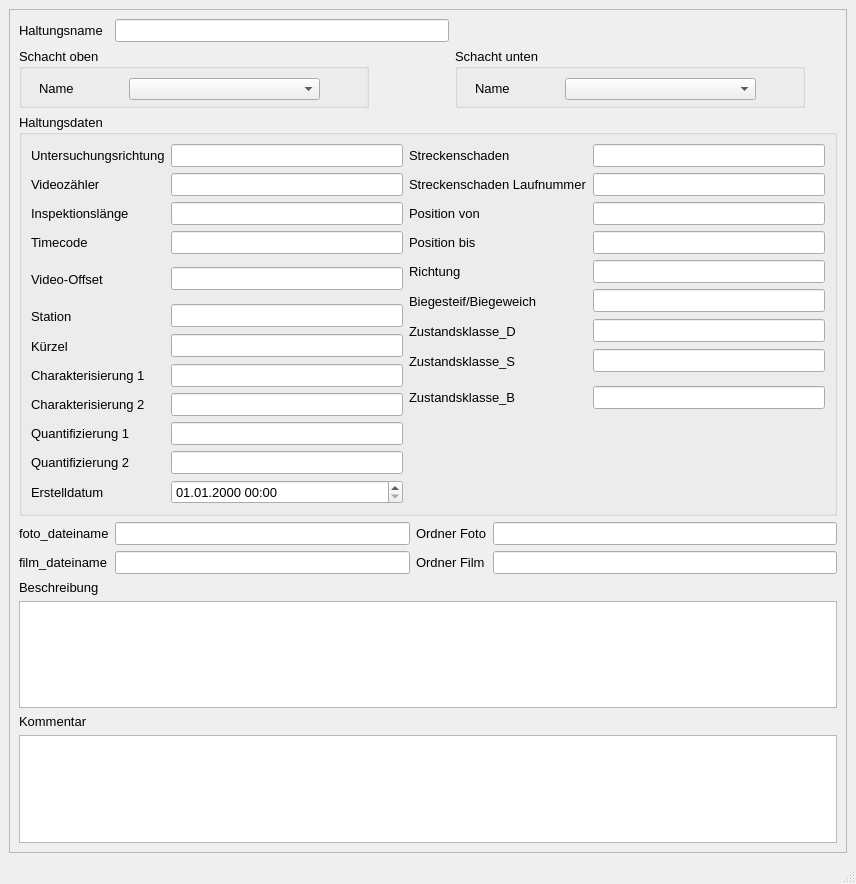
<?xml version="1.0" encoding="UTF-8"?>
<ui version="4.0">
 <class>MainWindow</class>
 <widget class="QMainWindow" name="MainWindow">
  <property name="geometry">
   <rect>
    <x>0</x>
    <y>0</y>
    <width>856</width>
    <height>884</height>
   </rect>
  </property>
  <property name="sizePolicy">
   <sizepolicy hsizetype="Preferred" vsizetype="Preferred">
    <horstretch>0</horstretch>
    <verstretch>0</verstretch>
   </sizepolicy>
  </property>
  <property name="minimumSize">
   <size>
    <width>664</width>
    <height>523</height>
   </size>
  </property>
  <property name="baseSize">
   <size>
    <width>0</width>
    <height>0</height>
   </size>
  </property>
  <property name="font">
   <font>
    <family>Tahoma</family>
    <pointsize>10</pointsize>
   </font>
  </property>
  <property name="windowTitle">
   <string>MainWindow</string>
  </property>
  <widget class="QWidget" name="centralwidget">
   <layout class="QGridLayout" name="gridLayout">
    <item row="0" column="0">
     <widget class="QScrollArea" name="scrollArea">
      <property name="widgetResizable">
       <bool>true</bool>
      </property>
      <widget class="QWidget" name="scrollAreaWidgetContents">
       <property name="geometry">
        <rect>
         <x>0</x>
         <y>0</y>
         <width>811</width>
         <height>898</height>
        </rect>
       </property>
       <layout class="QGridLayout" name="gridLayout_2">
        <item row="0" column="0">
         <widget class="QLabel" name="label">
          <property name="font">
           <font>
            <family>Tahoma</family>
            <pointsize>10</pointsize>
           </font>
          </property>
          <property name="text">
           <string>Haltungsname</string>
          </property>
         </widget>
        </item>
        <item row="0" column="1" colspan="2">
         <widget class="QLineEdit" name="untersuchhal">
          <property name="font">
           <font>
            <family>Tahoma</family>
            <pointsize>10</pointsize>
           </font>
          </property>
         </widget>
        </item>
        <item row="1" column="0" colspan="3">
         <widget class="QGroupBox" name="groupBox">
          <property name="minimumSize">
           <size>
            <width>350</width>
            <height>60</height>
           </size>
          </property>
          <property name="maximumSize">
           <size>
            <width>350</width>
            <height>16777215</height>
           </size>
          </property>
          <property name="font">
           <font>
            <family>Tahoma</family>
            <pointsize>10</pointsize>
           </font>
          </property>
          <property name="title">
           <string>Schacht oben</string>
          </property>
          <widget class="QLabel" name="label_3">
           <property name="geometry">
            <rect>
             <x>20</x>
             <y>30</y>
             <width>91</width>
             <height>21</height>
            </rect>
           </property>
           <property name="text">
            <string>Name</string>
           </property>
          </widget>
          <widget class="QComboBox" name="schoben">
           <property name="geometry">
            <rect>
             <x>110</x>
             <y>30</y>
             <width>191</width>
             <height>22</height>
            </rect>
           </property>
          </widget>
         </widget>
        </item>
        <item row="1" column="3" colspan="2">
         <widget class="QGroupBox" name="groupBox_3">
          <property name="minimumSize">
           <size>
            <width>350</width>
            <height>0</height>
           </size>
          </property>
          <property name="maximumSize">
           <size>
            <width>350</width>
            <height>16777215</height>
           </size>
          </property>
          <property name="font">
           <font>
            <family>Tahoma</family>
            <pointsize>10</pointsize>
           </font>
          </property>
          <property name="title">
           <string>Schacht unten</string>
          </property>
          <widget class="QLabel" name="label_9">
           <property name="geometry">
            <rect>
             <x>20</x>
             <y>30</y>
             <width>71</width>
             <height>21</height>
            </rect>
           </property>
           <property name="text">
            <string>Name</string>
           </property>
          </widget>
          <widget class="QComboBox" name="schunten">
           <property name="geometry">
            <rect>
             <x>110</x>
             <y>30</y>
             <width>191</width>
             <height>22</height>
            </rect>
           </property>
          </widget>
         </widget>
        </item>
        <item row="2" column="0" colspan="5">
         <widget class="QGroupBox" name="groupBox_2">
          <property name="font">
           <font>
            <family>Tahoma</family>
            <pointsize>10</pointsize>
           </font>
          </property>
          <property name="title">
           <string>Haltungsdaten</string>
          </property>
          <layout class="QGridLayout" name="gridLayout_3">
           <item row="0" column="0">
            <widget class="QLabel" name="label_17">
             <property name="text">
              <string>Untersuchungsrichtung</string>
             </property>
            </widget>
           </item>
           <item row="0" column="1">
            <widget class="QLineEdit" name="untersuchrichtung">
             <property name="toolTip">
              <string>&lt;html&gt;&lt;head/&gt;&lt;body&gt;&lt;p&gt;&lt;span style=&quot; font-size:10pt;&quot;&gt;vorgegebene Haltungslänge, falls diese nicht automatisch berechnet werden soll&lt;/span&gt;&lt;/p&gt;&lt;/body&gt;&lt;/html&gt;</string>
             </property>
            </widget>
           </item>
           <item row="0" column="2">
            <widget class="QLabel" name="label_28">
             <property name="text">
              <string>Streckenschaden</string>
             </property>
            </widget>
           </item>
           <item row="0" column="3">
            <widget class="QLineEdit" name="streckenschaden">
             <property name="toolTip">
              <string>&lt;html&gt;&lt;head/&gt;&lt;body&gt;&lt;p&gt;&lt;span style=&quot; font-size:10pt;&quot;&gt;vorgegebene Haltungslänge, falls diese nicht automatisch berechnet werden soll&lt;/span&gt;&lt;/p&gt;&lt;/body&gt;&lt;/html&gt;</string>
             </property>
            </widget>
           </item>
           <item row="1" column="0">
            <widget class="QLabel" name="label_19">
             <property name="text">
              <string>Videozähler</string>
             </property>
            </widget>
           </item>
           <item row="1" column="1">
            <widget class="QLineEdit" name="videozaehler">
             <property name="toolTip">
              <string>&lt;html&gt;&lt;head/&gt;&lt;body&gt;&lt;p&gt;&lt;span style=&quot; font-size:10pt;&quot;&gt;vorgegebene Haltungslänge, falls diese nicht automatisch berechnet werden soll&lt;/span&gt;&lt;/p&gt;&lt;/body&gt;&lt;/html&gt;</string>
             </property>
            </widget>
           </item>
           <item row="1" column="2">
            <widget class="QLabel" name="label_29">
             <property name="text">
              <string>Streckenschaden Laufnummer</string>
             </property>
            </widget>
           </item>
           <item row="1" column="3">
            <widget class="QLineEdit" name="streckenschaden_lfdnr">
             <property name="toolTip">
              <string>&lt;html&gt;&lt;head/&gt;&lt;body&gt;&lt;p&gt;&lt;span style=&quot; font-size:10pt;&quot;&gt;vorgegebene Haltungslänge, falls diese nicht automatisch berechnet werden soll&lt;/span&gt;&lt;/p&gt;&lt;/body&gt;&lt;/html&gt;</string>
             </property>
            </widget>
           </item>
           <item row="2" column="0">
            <widget class="QLabel" name="label_20">
             <property name="text">
              <string>Inspektionslänge</string>
             </property>
            </widget>
           </item>
           <item row="2" column="1">
            <widget class="QLineEdit" name="inspektionslaenge">
             <property name="toolTip">
              <string>&lt;html&gt;&lt;head/&gt;&lt;body&gt;&lt;p&gt;&lt;span style=&quot; font-size:10pt;&quot;&gt;vorgegebene Haltungslänge, falls diese nicht automatisch berechnet werden soll&lt;/span&gt;&lt;/p&gt;&lt;/body&gt;&lt;/html&gt;</string>
             </property>
            </widget>
           </item>
           <item row="2" column="2">
            <widget class="QLabel" name="label_18">
             <property name="text">
              <string>Position von</string>
             </property>
            </widget>
           </item>
           <item row="2" column="3">
            <widget class="QLineEdit" name="pos_von">
             <property name="toolTip">
              <string>&lt;html&gt;&lt;head/&gt;&lt;body&gt;&lt;p&gt;&lt;span style=&quot; font-size:10pt;&quot;&gt;vorgegebene Haltungslänge, falls diese nicht automatisch berechnet werden soll&lt;/span&gt;&lt;/p&gt;&lt;/body&gt;&lt;/html&gt;</string>
             </property>
            </widget>
           </item>
           <item row="3" column="0">
            <widget class="QLabel" name="label_35">
             <property name="text">
              <string>Timecode</string>
             </property>
            </widget>
           </item>
           <item row="3" column="1">
            <widget class="QLineEdit" name="timecode">
             <property name="toolTip">
              <string>&lt;html&gt;&lt;head/&gt;&lt;body&gt;&lt;p&gt;&lt;span style=&quot; font-size:10pt;&quot;&gt;vorgegebene Haltungslänge, falls diese nicht automatisch berechnet werden soll&lt;/span&gt;&lt;/p&gt;&lt;/body&gt;&lt;/html&gt;</string>
             </property>
            </widget>
           </item>
           <item row="3" column="2">
            <widget class="QLabel" name="label_30">
             <property name="text">
              <string>Position bis</string>
             </property>
            </widget>
           </item>
           <item row="3" column="3">
            <widget class="QLineEdit" name="pos_bis">
             <property name="toolTip">
              <string>&lt;html&gt;&lt;head/&gt;&lt;body&gt;&lt;p&gt;&lt;span style=&quot; font-size:10pt;&quot;&gt;vorgegebene Haltungslänge, falls diese nicht automatisch berechnet werden soll&lt;/span&gt;&lt;/p&gt;&lt;/body&gt;&lt;/html&gt;</string>
             </property>
            </widget>
           </item>
           <item row="4" column="0" rowspan="2">
            <widget class="QLabel" name="label_21">
             <property name="text">
              <string>Video-Offset</string>
             </property>
            </widget>
           </item>
           <item row="4" column="1" rowspan="2">
            <widget class="QLineEdit" name="video_offset">
             <property name="toolTip">
              <string>&lt;html&gt;&lt;head/&gt;&lt;body&gt;&lt;p&gt;&lt;span style=&quot; font-size:10pt;&quot;&gt;vorgegebene Haltungslänge, falls diese nicht automatisch berechnet werden soll&lt;/span&gt;&lt;/p&gt;&lt;/body&gt;&lt;/html&gt;</string>
             </property>
            </widget>
           </item>
           <item row="4" column="2">
            <widget class="QLabel" name="label_51">
             <property name="text">
              <string>Richtung</string>
             </property>
            </widget>
           </item>
           <item row="4" column="3">
            <widget class="QLineEdit" name="richtung">
             <property name="toolTip">
              <string>&lt;html&gt;&lt;head/&gt;&lt;body&gt;&lt;p&gt;&lt;span style=&quot; font-size:10pt;&quot;&gt;vorgegebene Haltungslänge, falls diese nicht automatisch berechnet werden soll&lt;/span&gt;&lt;/p&gt;&lt;/body&gt;&lt;/html&gt;</string>
             </property>
            </widget>
           </item>
           <item row="5" column="2" rowspan="2">
            <widget class="QLabel" name="label_53">
             <property name="text">
              <string>Biegesteif/Biegeweich</string>
             </property>
            </widget>
           </item>
           <item row="5" column="3" rowspan="2">
            <widget class="QLineEdit" name="bw_bs">
             <property name="toolTip">
              <string>&lt;html&gt;&lt;head/&gt;&lt;body&gt;&lt;p&gt;&lt;span style=&quot; font-size:10pt;&quot;&gt;vorgegebene Haltungslänge, falls diese nicht automatisch berechnet werden soll&lt;/span&gt;&lt;/p&gt;&lt;/body&gt;&lt;/html&gt;</string>
             </property>
            </widget>
           </item>
           <item row="6" column="0" rowspan="2">
            <widget class="QLabel" name="label_34">
             <property name="text">
              <string>Station</string>
             </property>
            </widget>
           </item>
           <item row="6" column="1" rowspan="2">
            <widget class="QLineEdit" name="station">
             <property name="toolTip">
              <string>&lt;html&gt;&lt;head/&gt;&lt;body&gt;&lt;p&gt;&lt;span style=&quot; font-size:10pt;&quot;&gt;vorgegebene Haltungslänge, falls diese nicht automatisch berechnet werden soll&lt;/span&gt;&lt;/p&gt;&lt;/body&gt;&lt;/html&gt;</string>
             </property>
            </widget>
           </item>
           <item row="7" column="2" rowspan="2">
            <widget class="QLabel" name="label_54">
             <property name="text">
              <string>Zustandsklasse_D</string>
             </property>
            </widget>
           </item>
           <item row="7" column="3" rowspan="2">
            <widget class="QLineEdit" name="Zustandsklasse_D">
             <property name="toolTip">
              <string>&lt;html&gt;&lt;head/&gt;&lt;body&gt;&lt;p&gt;&lt;span style=&quot; font-size:10pt;&quot;&gt;vorgegebene Haltungslänge, falls diese nicht automatisch berechnet werden soll&lt;/span&gt;&lt;/p&gt;&lt;/body&gt;&lt;/html&gt;</string>
             </property>
            </widget>
           </item>
           <item row="8" column="0" rowspan="2">
            <widget class="QLabel" name="label_23">
             <property name="text">
              <string>Kürzel</string>
             </property>
            </widget>
           </item>
           <item row="8" column="1" rowspan="2">
            <widget class="QLineEdit" name="kuerzel">
             <property name="toolTip">
              <string>&lt;html&gt;&lt;head/&gt;&lt;body&gt;&lt;p&gt;&lt;span style=&quot; font-size:10pt;&quot;&gt;vorgegebene Haltungslänge, falls diese nicht automatisch berechnet werden soll&lt;/span&gt;&lt;/p&gt;&lt;/body&gt;&lt;/html&gt;</string>
             </property>
            </widget>
           </item>
           <item row="9" column="2" rowspan="2">
            <widget class="QLabel" name="label_55">
             <property name="text">
              <string>Zustandsklasse_S</string>
             </property>
            </widget>
           </item>
           <item row="9" column="3" rowspan="2">
            <widget class="QLineEdit" name="Zustandsklasse_S">
             <property name="toolTip">
              <string>&lt;html&gt;&lt;head/&gt;&lt;body&gt;&lt;p&gt;&lt;span style=&quot; font-size:10pt;&quot;&gt;vorgegebene Haltungslänge, falls diese nicht automatisch berechnet werden soll&lt;/span&gt;&lt;/p&gt;&lt;/body&gt;&lt;/html&gt;</string>
             </property>
            </widget>
           </item>
           <item row="10" column="0" rowspan="2">
            <widget class="QLabel" name="label_24">
             <property name="text">
              <string>Charakterisierung 1</string>
             </property>
            </widget>
           </item>
           <item row="10" column="1" rowspan="2">
            <widget class="QLineEdit" name="charakt1">
             <property name="toolTip">
              <string>&lt;html&gt;&lt;head/&gt;&lt;body&gt;&lt;p&gt;&lt;span style=&quot; font-size:10pt;&quot;&gt;vorgegebene Haltungslänge, falls diese nicht automatisch berechnet werden soll&lt;/span&gt;&lt;/p&gt;&lt;/body&gt;&lt;/html&gt;</string>
             </property>
            </widget>
           </item>
           <item row="11" column="2" rowspan="2">
            <widget class="QLabel" name="label_56">
             <property name="text">
              <string>Zustandsklasse_B</string>
             </property>
            </widget>
           </item>
           <item row="11" column="3" rowspan="2">
            <widget class="QLineEdit" name="Zustandsklasse_B">
             <property name="toolTip">
              <string>&lt;html&gt;&lt;head/&gt;&lt;body&gt;&lt;p&gt;&lt;span style=&quot; font-size:10pt;&quot;&gt;vorgegebene Haltungslänge, falls diese nicht automatisch berechnet werden soll&lt;/span&gt;&lt;/p&gt;&lt;/body&gt;&lt;/html&gt;</string>
             </property>
            </widget>
           </item>
           <item row="12" column="0">
            <widget class="QLabel" name="label_25">
             <property name="text">
              <string>Charakterisierung 2</string>
             </property>
            </widget>
           </item>
           <item row="12" column="1">
            <widget class="QLineEdit" name="charakt2">
             <property name="toolTip">
              <string>&lt;html&gt;&lt;head/&gt;&lt;body&gt;&lt;p&gt;&lt;span style=&quot; font-size:10pt;&quot;&gt;vorgegebene Haltungslänge, falls diese nicht automatisch berechnet werden soll&lt;/span&gt;&lt;/p&gt;&lt;/body&gt;&lt;/html&gt;</string>
             </property>
            </widget>
           </item>
           <item row="13" column="0">
            <widget class="QLabel" name="label_26">
             <property name="text">
              <string>Quantifizierung 1</string>
             </property>
            </widget>
           </item>
           <item row="13" column="1">
            <widget class="QLineEdit" name="quantnr1">
             <property name="toolTip">
              <string>&lt;html&gt;&lt;head/&gt;&lt;body&gt;&lt;p&gt;&lt;span style=&quot; font-size:10pt;&quot;&gt;vorgegebene Haltungslänge, falls diese nicht automatisch berechnet werden soll&lt;/span&gt;&lt;/p&gt;&lt;/body&gt;&lt;/html&gt;</string>
             </property>
            </widget>
           </item>
           <item row="14" column="0">
            <widget class="QLabel" name="label_27">
             <property name="text">
              <string>Quantifizierung 2</string>
             </property>
            </widget>
           </item>
           <item row="14" column="1">
            <widget class="QLineEdit" name="quantnr2">
             <property name="toolTip">
              <string>&lt;html&gt;&lt;head/&gt;&lt;body&gt;&lt;p&gt;&lt;span style=&quot; font-size:10pt;&quot;&gt;vorgegebene Haltungslänge, falls diese nicht automatisch berechnet werden soll&lt;/span&gt;&lt;/p&gt;&lt;/body&gt;&lt;/html&gt;</string>
             </property>
            </widget>
           </item>
           <item row="15" column="0">
            <widget class="QLabel" name="label_71">
             <property name="text">
              <string>Erstelldatum</string>
             </property>
            </widget>
           </item>
           <item row="15" column="1">
            <widget class="QgsDateTimeEdit" name="createdat">
             <property name="font">
              <font>
               <family>Tahoma</family>
               <pointsize>10</pointsize>
              </font>
             </property>
             <property name="currentSection">
              <enum>QDateTimeEdit::DaySection</enum>
             </property>
             <property name="displayFormat">
              <string>dd.MM.yyyy HH:mm</string>
             </property>
            </widget>
           </item>
          </layout>
         </widget>
        </item>
        <item row="3" column="0">
         <widget class="QLabel" name="label_31">
          <property name="text">
           <string>foto_dateiname</string>
          </property>
         </widget>
        </item>
        <item row="3" column="1">
         <widget class="QLineEdit" name="foto_dateiname">
          <property name="toolTip">
           <string>&lt;html&gt;&lt;head/&gt;&lt;body&gt;&lt;p&gt;&lt;span style=&quot; font-size:10pt;&quot;&gt;vorgegebene Haltungslänge, falls diese nicht automatisch berechnet werden soll&lt;/span&gt;&lt;/p&gt;&lt;/body&gt;&lt;/html&gt;</string>
          </property>
         </widget>
        </item>
        <item row="3" column="2" colspan="2">
         <widget class="QLabel" name="label_33">
          <property name="text">
           <string>Ordner Foto</string>
          </property>
         </widget>
        </item>
        <item row="3" column="4">
         <widget class="QLineEdit" name="ordner_bild">
          <property name="toolTip">
           <string>&lt;html&gt;&lt;head/&gt;&lt;body&gt;&lt;p&gt;&lt;span style=&quot; font-size:10pt;&quot;&gt;vorgegebene Haltungslänge, falls diese nicht automatisch berechnet werden soll&lt;/span&gt;&lt;/p&gt;&lt;/body&gt;&lt;/html&gt;</string>
          </property>
         </widget>
        </item>
        <item row="4" column="0">
         <widget class="QLabel" name="label_32">
          <property name="text">
           <string>film_dateiname</string>
          </property>
         </widget>
        </item>
        <item row="4" column="1">
         <widget class="QLineEdit" name="film_dateiname">
          <property name="toolTip">
           <string>&lt;html&gt;&lt;head/&gt;&lt;body&gt;&lt;p&gt;&lt;span style=&quot; font-size:10pt;&quot;&gt;vorgegebene Haltungslänge, falls diese nicht automatisch berechnet werden soll&lt;/span&gt;&lt;/p&gt;&lt;/body&gt;&lt;/html&gt;</string>
          </property>
         </widget>
        </item>
        <item row="4" column="2" colspan="2">
         <widget class="QLabel" name="label_50">
          <property name="text">
           <string>Ordner Film</string>
          </property>
         </widget>
        </item>
        <item row="4" column="4">
         <widget class="QLineEdit" name="ordner_video">
          <property name="toolTip">
           <string>&lt;html&gt;&lt;head/&gt;&lt;body&gt;&lt;p&gt;&lt;span style=&quot; font-size:10pt;&quot;&gt;vorgegebene Haltungslänge, falls diese nicht automatisch berechnet werden soll&lt;/span&gt;&lt;/p&gt;&lt;/body&gt;&lt;/html&gt;</string>
          </property>
         </widget>
        </item>
        <item row="5" column="0" colspan="2">
         <widget class="QLabel" name="label_52">
          <property name="text">
           <string>Beschreibung</string>
          </property>
         </widget>
        </item>
        <item row="6" column="0" colspan="5">
         <widget class="QTextEdit" name="Beschreibung">
          <property name="font">
           <font>
            <family>Tahoma</family>
            <pointsize>10</pointsize>
           </font>
          </property>
         </widget>
        </item>
        <item row="7" column="0">
         <widget class="QLabel" name="label_22">
          <property name="font">
           <font>
            <family>Tahoma</family>
            <pointsize>10</pointsize>
           </font>
          </property>
          <property name="text">
           <string>Kommentar</string>
          </property>
         </widget>
        </item>
        <item row="8" column="0" colspan="5">
         <widget class="QTextEdit" name="kommentar">
          <property name="font">
           <font>
            <family>Tahoma</family>
            <pointsize>10</pointsize>
           </font>
          </property>
         </widget>
        </item>
       </layout>
      </widget>
     </widget>
    </item>
   </layout>
  </widget>
  <widget class="QMenuBar" name="menubar">
   <property name="geometry">
    <rect>
     <x>0</x>
     <y>0</y>
     <width>856</width>
     <height>27</height>
    </rect>
   </property>
  </widget>
  <widget class="QStatusBar" name="statusbar"/>
 </widget>
 <customwidgets>
  <customwidget>
   <class>QgsDateTimeEdit</class>
   <extends>QDateTimeEdit</extends>
   <header>qgsdatetimeedit.h</header>
  </customwidget>
 </customwidgets>
 <tabstops>
  <tabstop>untersuchhal</tabstop>
  <tabstop>schoben</tabstop>
  <tabstop>schunten</tabstop>
  <tabstop>untersuchrichtung</tabstop>
  <tabstop>createdat</tabstop>
  <tabstop>kommentar</tabstop>
 </tabstops>
 <resources/>
 <connections/>
</ui>
